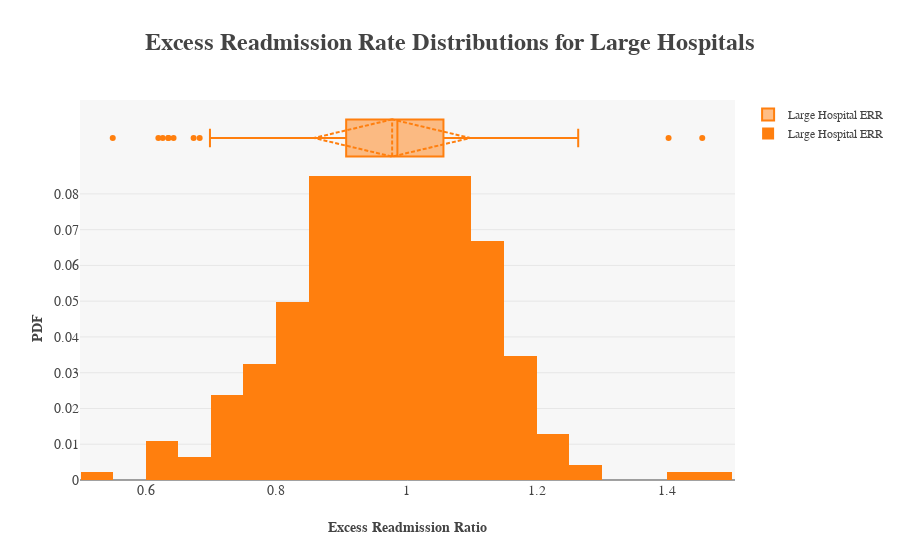

Notebook cell for this chart:
### Code cell
trace0 = go.Box(name="Large Hospital ERR", x=large_hospitals["Excess Readmission Ratio"], boxmean="sd", marker=dict(color="rgb(255,127,14)"))
trace1 = go.Histogram(name="Large Hospital ERR", x=large_hospitals["Excess Readmission Ratio"], histnorm="probability", marker=dict(color="rgb(255,127,14)"))

fig = py.tools.make_subplots(rows=2, cols=1, shared_xaxes=True)
fig.append_trace(trace0, 1, 1)
fig.append_trace(trace1, 2, 1)

fig["layout"].update(
    plot_bgcolor="rgb(247,247,247)",
    legend=dict(font=dict(family="serif", size=12)),
    height=600,
    title="<b>Excess Readmission Rate Distributions for Large Hospitals</b>",
    titlefont=dict(family="serif", size=24),
    yaxis1=dict(titlefont=dict(family="serif", size=14), domain=[0.8, 1], showticklabels=False), 
    yaxis2=dict(title="<b>PDF</b>", titlefont=dict(family="serif", size=14), tickfont=dict(family="serif", size=14), range=[0, 0.085], domain=[0, 0.8]), 
    xaxis1=dict(title="<b>Excess Readmission Ratio</b>", titlefont=dict(family="serif", size=14), tickfont=dict(family="serif", size=14)))

py.offline.iplot(fig)

z = (1 - large_ERR_mean) / large_ERR_stdv
z_p = stats.norm.sf(z)
print(str(round(z_p * 100, 1)) + "% of the large hospital population is greater than 1")

### Figure 1 — Plotly figure (JSON) as saved in the notebook; plotly's stock layout.template omitted (floating-point values rounded to 4 significant figures; data arrays with more than 128 entries replaced by an {"elided": "..."} marker saying what was removed)
{"data": [{"boxmean": "sd", "marker": {"color": "rgb(255,127,14)"}, "name": "Large Hospital ERR", "type": "box", "uid": "6d6249", "x": {"elided": "463 float values"}, "xaxis": "x", "yaxis": "y"}, {"autobinx": true, "histnorm": "probability", "marker": {"color": "rgb(255,127,14)"}, "name": "Large Hospital ERR", "type": "histogram", "uid": "9d3831", "x": {"elided": "463 float values"}, "xaxis": "x", "xbins": {"end": 1.5, "size": 0.05, "start": 0.5}, "yaxis": "y2"}], "layout": {"autosize": true, "legend": {"font": {"family": "serif", "size": 12}}, "plot_bgcolor": "rgb(247,247,247)", "title": "<b>Excess Readmission Rate Distributions for Large Hospitals</b>", "titlefont": {"family": "serif", "size": 24}, "xaxis": {"anchor": "y2", "autorange": true, "domain": [0, 1], "range": [0.4992, 1.505], "tickfont": {"family": "serif", "size": 14}, "title": "<b>Excess Readmission Ratio</b>", "titlefont": {"family": "serif", "size": 14}, "type": "linear"}, "yaxis": {"anchor": "free", "autorange": true, "domain": [0.8, 1], "position": 0, "range": [-0.5, 0.5], "showticklabels": false, "titlefont": {"family": "serif", "size": 14}, "type": "category"}, "yaxis2": {"anchor": "x", "domain": [0, 0.8], "range": [0, 0.085], "tickfont": {"family": "serif", "size": 14}, "title": "<b>PDF</b>", "titlefont": {"family": "serif", "size": 14}}}}
